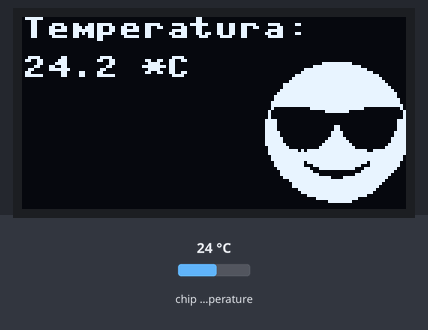
Simulated run of this program. Board: Raspberry Pi Pico running MicroPython. On the bench: 128×64 one-colour display. Inputs (shaded band) come from the test bench; at power-on: chip temperature 24 °C. Library files of the repository ran but are not shown: ssd1306.py.

Above: at 1.2 s.
1.3 s: chip temperature set to 1 °C
At 3.1 s:
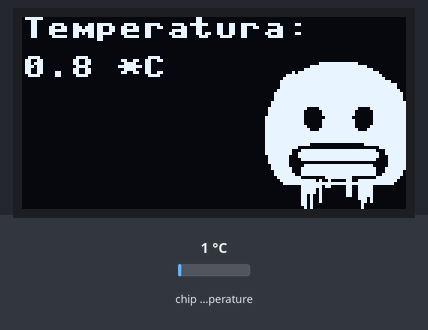
5.7 s: chip temperature set to 11 °C
At 6.2 s:
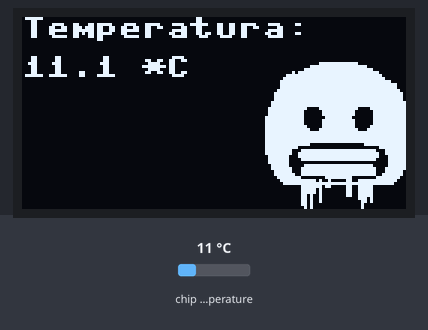
7.3 s: chip temperature set to 22 °C
At 9.0 s:
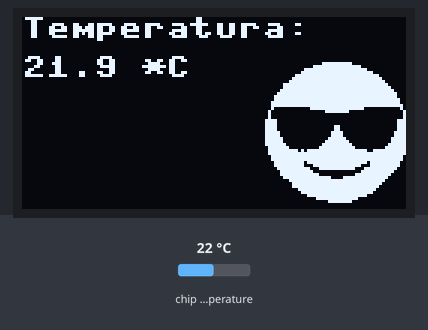
Timing chart, 0 to 10.5 s (numbered marks = the images above; inputs shaded):
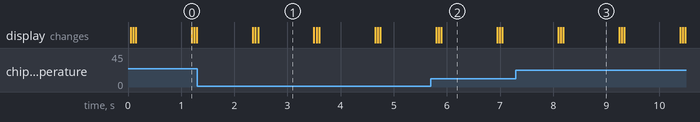

Measured:
- what the display in image 0 shows lasts 1.1 s, from 0.1 s to 1.2 s

The program:

main3.py
```python
# Hecho por Abner Ramirez Castaneda
#     con un numero de control de 20211828.
# Carrera de Ing. Sistemas Computacionales.
# Sistemas Programables B por Rene Solis Reyes.

# Importe de librerias para la funcion del programa.
import framebuf
from utime import sleep
from machine import Pin, I2C, ADC
from ssd1306 import SSD1306_I2C

# Variables declaradas y con valores asignado.
pix_res_x = 128
pix_res_y = 64

limite_BajoMedio = 20
limite_MedioAlto = 40

tempSensor = ADC(4)
factorConv = 3.3 / (65535)

miTemp = 0

# Arreglos de bytes con las 3 imagenes.
bytesFrio = bytearray([
        0x00, 0x00, 0x1f, 0xff, 0x00, 0x00, 0x00, 0x00, 0x00, 0xff, 0xff, 0xe0, 0x00, 0x00, 0x00, 0x03,
0xff, 0xff, 0xf8, 0x00, 0x00, 0x00, 0x2f, 0xff, 0xff, 0xfe, 0x00, 0x00, 0x00, 0xff, 0xff, 0xff,
0xff, 0x00, 0x00, 0x01, 0xff, 0xff, 0xff, 0xff, 0x80, 0x00, 0x03, 0xff, 0xff, 0xff, 0xff, 0xe0,
0x00, 0x03, 0xff, 0xff, 0xff, 0xff, 0xf8, 0x00, 0x03, 0xff, 0xff, 0xff, 0xff, 0xf8, 0x00, 0x07,
0xff, 0xff, 0xff, 0xff, 0xfc, 0x00, 0x0f, 0xff, 0xff, 0xff, 0xff, 0xfe, 0x00, 0x0f, 0xff, 0xff,
0xff, 0xff, 0xfe, 0x00, 0x0f, 0xff, 0xff, 0xff, 0xff, 0xfe, 0x00, 0x1f, 0xff, 0xff, 0xff, 0xff,
0xff, 0x00, 0x1f, 0xff, 0xff, 0xff, 0xff, 0xff, 0x00, 0x3f, 0xfe, 0x1f, 0xff, 0x0f, 0xff, 0x80,
0x3f, 0xfc, 0x0f, 0xfe, 0x07, 0xff, 0x80, 0x3f, 0xfc, 0x0f, 0xfe, 0x07, 0xff, 0x80, 0x7f, 0xfc,
0x07, 0xfc, 0x07, 0xff, 0xc0, 0x7f, 0xfc, 0x0f, 0xfe, 0x07, 0xff, 0xc0, 0x7f, 0xfc, 0x0f, 0xfe,
0x07, 0xff, 0xc0, 0x7f, 0xfe, 0x0f, 0xfe, 0x0f, 0xff, 0xc0, 0x7f, 0xff, 0x1f, 0xff, 0x1f, 0xff,
0xc0, 0x7f, 0xff, 0xff, 0xff, 0xff, 0xff, 0xc0, 0x7f, 0xff, 0xff, 0xff, 0xff, 0xff, 0xc0, 0x7f,
0xff, 0xff, 0xff, 0xff, 0xff, 0xc0, 0x7f, 0xff, 0xff, 0xff, 0xff, 0xff, 0xc0, 0x7f, 0xff, 0x00,
0x00, 0x3f, 0xff, 0xc0, 0x7f, 0xf0, 0x00, 0x00, 0x01, 0xff, 0xc0, 0x7f, 0xc7, 0xff, 0xff, 0xfc,
0x7f, 0xc0, 0x7f, 0xcf, 0xff, 0xff, 0xfe, 0x7f, 0xc0, 0x3f, 0x8f, 0xff, 0xff, 0xfe, 0x3f, 0x80,
0x3f, 0x87, 0xff, 0xff, 0xfc, 0x3f, 0x80, 0x3f, 0x80, 0x00, 0x00, 0x00, 0x3f, 0x80, 0x1f, 0x83,
0xff, 0xff, 0xf8, 0x3f, 0x00, 0x1f, 0xc7, 0xff, 0xff, 0xfc, 0x7f, 0x00, 0x0f, 0xc7, 0xff, 0xff,
0xfc, 0x7e, 0x00, 0x0f, 0xe7, 0xff, 0xff, 0xfc, 0xfe, 0x00, 0x07, 0xf8, 0x07, 0xfc, 0x03, 0xfc,
0x00, 0x03, 0xff, 0xd2, 0x0c, 0xff, 0xf8, 0x00, 0x01, 0xff, 0xff, 0xff, 0xff, 0xf0, 0x00, 0x00,
0x07, 0xf6, 0x0c, 0xf8, 0x00, 0x00, 0x00, 0x07, 0xd0, 0x0c, 0xf8, 0x00, 0x00, 0x00, 0x07, 0xd0,
0x0c, 0xf8, 0x00, 0x00, 0x00, 0x06, 0x90, 0x0c, 0xf8, 0x00, 0x00, 0x00, 0x06, 0x90, 0x00, 0xe8,
0x00, 0x00, 0x00, 0x06, 0x90, 0x00, 0x68, 0x00, 0x00, 0x00, 0x06, 0x80, 0x00, 0x40, 0x00, 0x00,
0x00, 0x02, 0x80, 0x00, 0x40, 0x00, 0x00, 0x00, 0x00, 0x00, 0x00, 0x40, 0x00, 0x00
    ])

bytesTibio = bytearray([
        0x00, 0x00, 0x0f, 0xfc, 0x00, 0x00, 0x00, 0x00, 0x00, 0x7f, 0xff, 0x80, 0x00, 0x00, 0x00, 0x03,
0xff, 0xff, 0xe0, 0x00, 0x00, 0x00, 0x07, 0xff, 0xff, 0xf8, 0x00, 0x00, 0x00, 0x1f, 0xff, 0xff,
0xfe, 0x00, 0x00, 0x00, 0x3f, 0xff, 0xff, 0xff, 0x00, 0x00, 0x00, 0x7f, 0xff, 0xff, 0xff, 0x80,
0x00, 0x01, 0xff, 0xff, 0xff, 0xff, 0xc0, 0x00, 0x01, 0xff, 0xff, 0xff, 0xff, 0xe0, 0x00, 0x03,
0xff, 0xff, 0xff, 0xff, 0xf0, 0x00, 0x07, 0xff, 0xff, 0xff, 0xff, 0xf8, 0x00, 0x0f, 0xff, 0xff,
0xff, 0xff, 0xf8, 0x00, 0x0f, 0xff, 0xff, 0xff, 0xff, 0xfc, 0x00, 0x1f, 0xff, 0xff, 0xff, 0xff,
0xfc, 0x00, 0x1f, 0xff, 0xff, 0xff, 0xff, 0xfe, 0x00, 0x10, 0x00, 0xff, 0xff, 0xc0, 0x02, 0x00,
0x20, 0x00, 0x07, 0xf8, 0x00, 0x01, 0x00, 0x20, 0x00, 0x00, 0x00, 0x00, 0x01, 0x00, 0x20, 0x00,
0x00, 0x00, 0x00, 0x01, 0x00, 0x78, 0x00, 0x00, 0x00, 0x00, 0x07, 0x00, 0x78, 0x00, 0x00, 0x00,
0x00, 0x07, 0x80, 0x78, 0x00, 0x00, 0xc0, 0x00, 0x07, 0x80, 0x78, 0x00, 0x00, 0xc0, 0x00, 0x07,
0x80, 0x7c, 0x00, 0x01, 0xe0, 0x00, 0x0f, 0x80, 0x7c, 0x00, 0x01, 0xe0, 0x00, 0x0f, 0x80, 0x7e,
0x00, 0x03, 0xf0, 0x00, 0x1f, 0x80, 0x7e, 0x00, 0x07, 0xf8, 0x00, 0x1f, 0x80, 0x7f, 0x00, 0x0f,
0xfc, 0x00, 0x3f, 0x80, 0x3f, 0x80, 0x1f, 0xfe, 0x00, 0x7f, 0x00, 0x3f, 0xf5, 0xff, 0xff, 0xe7,
0xff, 0x00, 0x3f, 0xff, 0xff, 0xff, 0xff, 0xff, 0x00, 0x1f, 0xff, 0xff, 0xff, 0xff, 0xfe, 0x00,
0x1f, 0xff, 0xff, 0xff, 0xff, 0xfe, 0x00, 0x0f, 0xfd, 0xff, 0xff, 0xef, 0xfc, 0x00, 0x0f, 0xfc,
0x7f, 0xff, 0x8f, 0xfc, 0x00, 0x07, 0xff, 0x1f, 0xfe, 0x3f, 0xf8, 0x00, 0x03, 0xff, 0x80, 0x00,
0x7f, 0xf0, 0x00, 0x03, 0xff, 0xe0, 0x01, 0xff, 0xe0, 0x00, 0x01, 0xff, 0xfe, 0x1f, 0xff, 0xc0,
0x00, 0x00, 0x7f, 0xff, 0xff, 0xff, 0x80, 0x00, 0x00, 0x3f, 0xff, 0xff, 0xff, 0x00, 0x00, 0x00,
0x3f, 0xff, 0xff, 0xfe, 0x00, 0x00, 0x00, 0x0f, 0xff, 0xff, 0xfc, 0x00, 0x00, 0x00, 0x07, 0xff,
0xff, 0xf8, 0x00, 0x00, 0x00, 0x01, 0xff, 0xff, 0xe0, 0x00, 0x00, 0x00, 0x00, 0x3f, 0xff, 0x00,
0x00, 0x00, 0x00, 0x00, 0x03, 0xfc, 0x00, 0x00, 0x00, 0x00, 0x00, 0x00, 0x00, 0x00, 0x00, 0x00,
0x00, 0x00, 0x00, 0x00, 0x00, 0x00, 0x00, 0x00, 0x00, 0x00, 0x00, 0x00, 0x00, 0x00
    ])

bytesCaliente = bytearray([
        0x00, 0x00, 0x00, 0x00, 0x00, 0x00, 0x00, 0x00, 0x00, 0x00, 0x00, 0x00, 0x00, 0x00, 0x00, 0x00,
0x00, 0x00, 0x00, 0x00, 0x00, 0x00, 0x00, 0x00, 0x00, 0x00, 0x00, 0x00, 0x00, 0x00, 0x0f, 0xf8,
0x00, 0x00, 0x00, 0x00, 0x00, 0xff, 0xff, 0x80, 0x00, 0x00, 0x00, 0x03, 0xff, 0xff, 0xe0, 0x00,
0x00, 0x00, 0x0f, 0xff, 0xff, 0xf8, 0x08, 0x00, 0x00, 0x1f, 0xff, 0xff, 0xfc, 0x1c, 0x00, 0x00,
0x7f, 0xff, 0xff, 0xfe, 0x1c, 0x00, 0x00, 0xff, 0xff, 0xff, 0xff, 0xbe, 0x00, 0x01, 0xff, 0xff,
0xff, 0xff, 0xfe, 0x00, 0x07, 0xff, 0xff, 0xff, 0xff, 0xff, 0x00, 0x0f, 0xff, 0xff, 0xff, 0xff,
0xff, 0x00, 0x0f, 0xfe, 0x7f, 0xff, 0x3f, 0xff, 0x80, 0x1f, 0xfc, 0xff, 0xff, 0x9f, 0xff, 0x80,
0x1f, 0xf0, 0xff, 0xff, 0xc7, 0xff, 0x80, 0x3f, 0x83, 0xff, 0xff, 0xe0, 0xff, 0xc0, 0x3f, 0x8f,
0xff, 0xff, 0xf9, 0xff, 0xc0, 0x7f, 0xff, 0xff, 0xff, 0xff, 0xff, 0xc0, 0x7f, 0xfe, 0x3f, 0xfc,
0x3f, 0xff, 0xc0, 0x7f, 0xfc, 0x1f, 0xf8, 0x1f, 0xff, 0xc0, 0x7f, 0xf8, 0x1f, 0xf8, 0x1f, 0xff,
0x80, 0x7f, 0xf8, 0x0f, 0xf8, 0x1f, 0xff, 0x80, 0xff, 0xf8, 0x0f, 0xf8, 0x1f, 0xff, 0x00, 0xff,
0x18, 0x1f, 0xf8, 0x1c, 0x7f, 0x00, 0xff, 0x0c, 0x1f, 0xfc, 0x18, 0x1e, 0x00, 0xff, 0x06, 0x3f,
0xfe, 0x30, 0x1e, 0x00, 0xff, 0x87, 0xff, 0xff, 0xf0, 0x0e, 0x00, 0x7f, 0x87, 0xff, 0xff, 0xf0,
0x0e, 0x00, 0x7f, 0xc7, 0xff, 0xff, 0xf0, 0x0e, 0x00, 0x3f, 0xc7, 0xff, 0xff, 0xf8, 0x08, 0x00,
0x3f, 0xcf, 0xff, 0xff, 0xf8, 0x00, 0x00, 0x7f, 0xe3, 0xff, 0xff, 0xf0, 0x00, 0x00, 0x7f, 0xe0,
0x00, 0x00, 0x00, 0x00, 0x00, 0x7f, 0xf0, 0x00, 0x00, 0x00, 0x00, 0x00, 0xff, 0xf0, 0x00, 0x00,
0x00, 0x00, 0x00, 0xff, 0xf0, 0x3f, 0x3f, 0x00, 0x00, 0x00, 0xff, 0xf0, 0x7f, 0x3f, 0x80, 0x00,
0x00, 0xff, 0xf0, 0x7f, 0x3f, 0x80, 0x00, 0x00, 0xff, 0xf0, 0x7f, 0x3f, 0x80, 0x00, 0x00, 0x7f,
0xf0, 0x7f, 0x3f, 0x80, 0x00, 0x00, 0x7f, 0xe0, 0x7f, 0xff, 0x80, 0x00, 0x00, 0x3f, 0xc0, 0x7f,
0xff, 0x80, 0x00, 0x00, 0x1f, 0x80, 0x7f, 0xff, 0x00, 0x00, 0x00, 0x00, 0x00, 0x3f, 0xff, 0x00,
0x00, 0x00, 0x00, 0x00, 0x3f, 0xff, 0x00, 0x00, 0x00, 0x00, 0x00, 0x1f, 0xfe, 0x00, 0x00, 0x00,
0x00, 0x00, 0x0f, 0xfc, 0x00, 0x00, 0x00, 0x00, 0x00, 0x03, 0xf0, 0x00, 0x00, 0x00
    ])

# Despliegue de la imagen dependiendo de la temperatura.
def display_img(oled):
    if miTemp < limite_BajoMedio:
        misBytes = bytesFrio
    else:
        if miTemp > limite_MedioAlto:
            misBytes = bytesCaliente
        else:
            misBytes = bytesTibio
    miFrameB = framebuf.FrameBuffer(misBytes, 50, 50, framebuf.MONO_HLSB)
    oled.fill(0)
    oled.blit(miFrameB, 80, 15)
    oled.show()

# Despliegue del texto del titulo y la temperatura.
def display_text(oled):
    oled.text("Temperatura:", 0, 0)
    oled.text(str(miTemp) + " *C", 0, 13)
    oled.show()

# Ciclo en repeticion para manejar el proceso del programa.
while True:
    miCaptura = tempSensor.read_u16() * factorConv
    miTemp = round(27 - (miCaptura - 0.706) / 0.001721, 1)

    i2c = I2C(0, scl=Pin(21), sda=Pin(20), freq=200000)
    oled = SSD1306_I2C(pix_res_x, pix_res_y, i2c)
    display_img(oled)
    display_text(oled)

    sleep(1)
```
